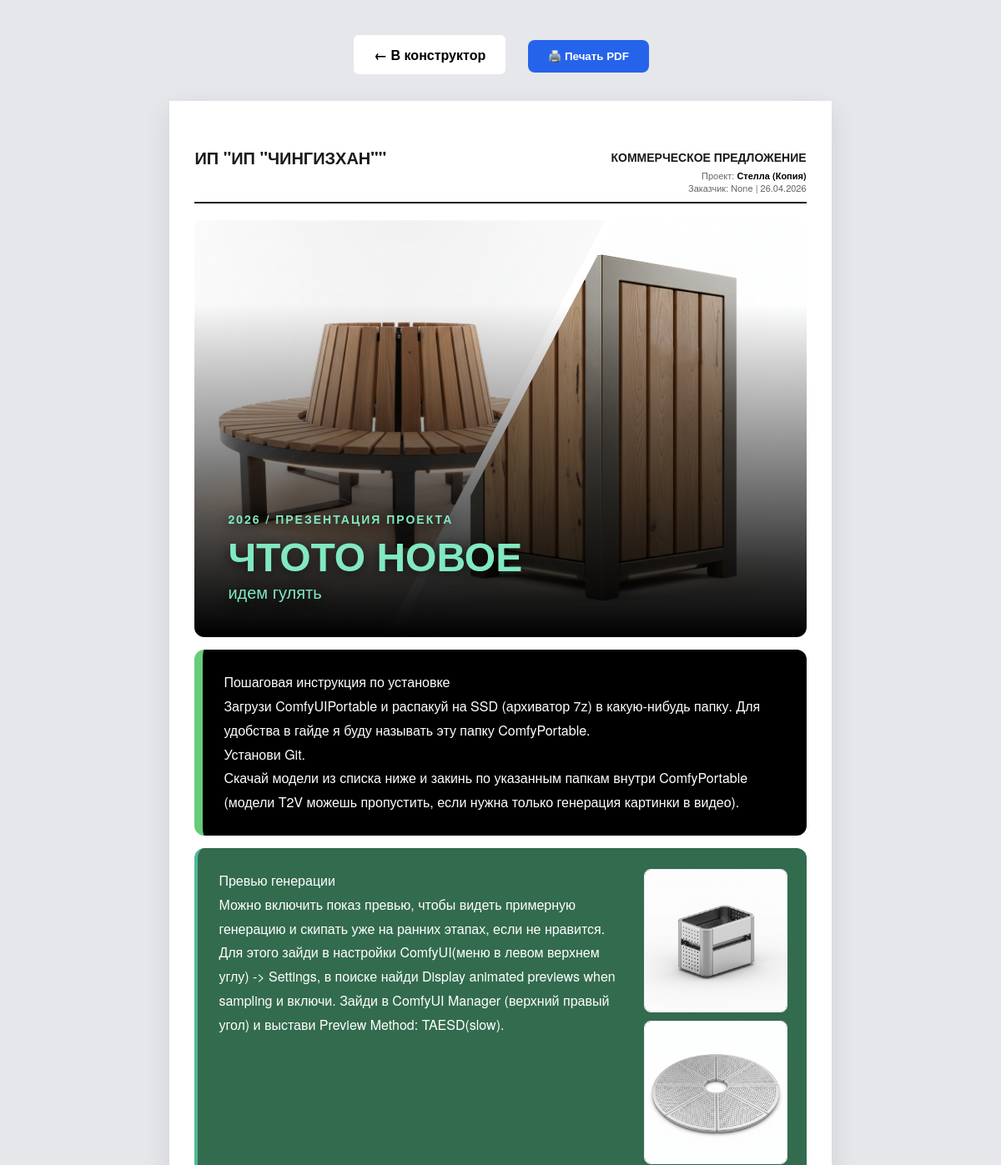
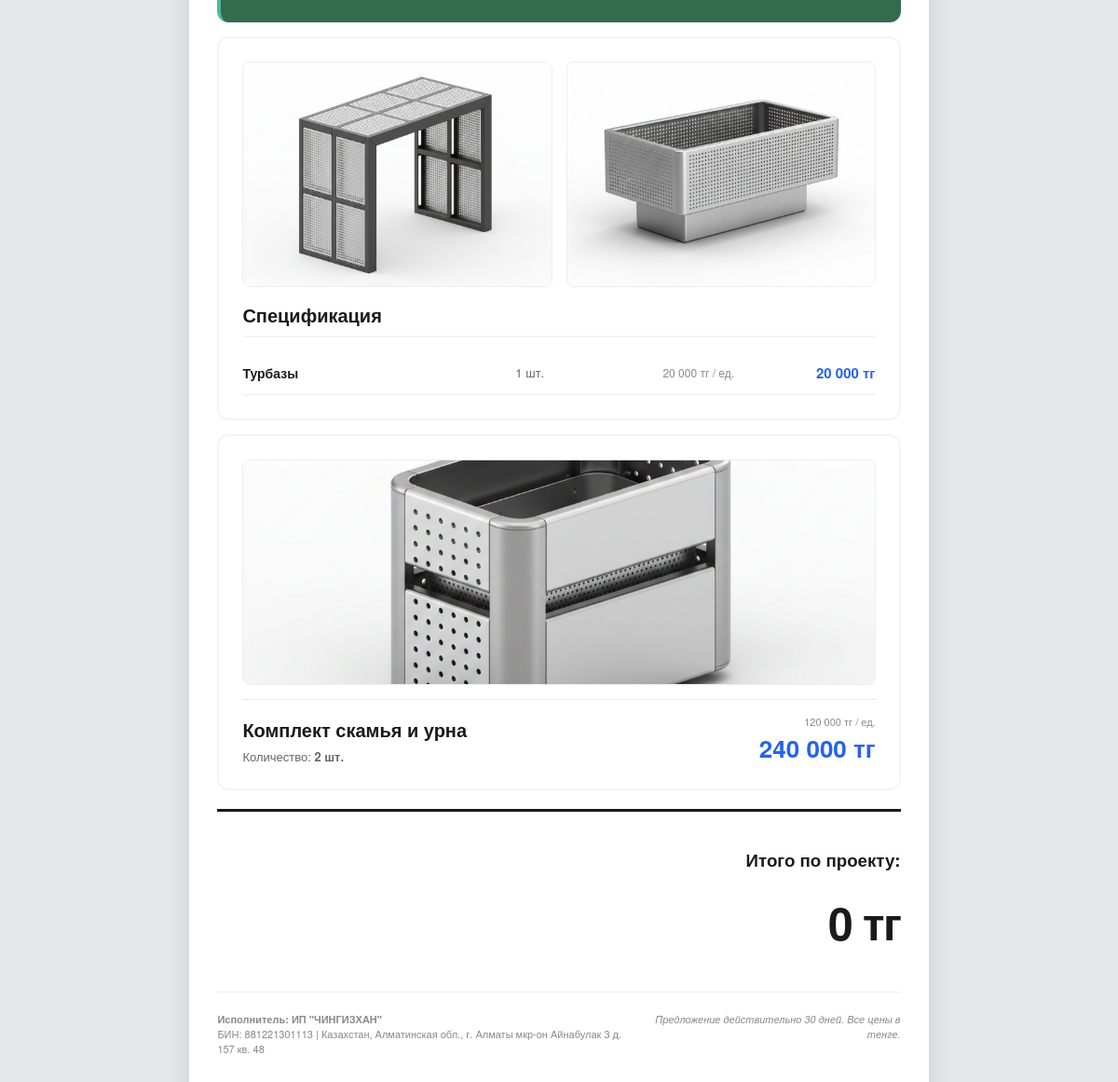
Screenshot of /view_proposal/KP-1777200221 with the database file from the repository (2 pictures, top to bottom).
### tables this page shows
CREATE TABLE settings (key TEXT PRIMARY KEY, value TEXT);

CREATE TABLE proposals (id TEXT PRIMARY KEY, client_id TEXT, date TEXT, project_name TEXT, total REAL, status INTEGER DEFAULT 0);

CREATE TABLE proposal_blocks (id INTEGER PRIMARY KEY AUTOINCREMENT, proposal_id TEXT, block_type TEXT, sort_order INTEGER, title TEXT, text_content TEXT, qty REAL, price REAL, unit TEXT, img1 TEXT, img2 TEXT, img3 TEXT, items_json TEXT, cost REAL DEFAULT 0);

### app.py (the view)
@app.route('/view_proposal/<prop_id>')
def view_proposal(prop_id):
    with sqlite3.connect(DB_NAME) as conn:
        c = conn.cursor()
        prop = c.execute("SELECT p.id, p.date, p.project_name, p.total, c.name, p.status FROM proposals p LEFT JOIN clients c ON p.client_id = c.id WHERE p.id=?", (prop_id,)).fetchone()
        blocks = c.execute("SELECT block_type, title, text_content, qty, price, unit, img1, img2, img3, items_json, cost FROM proposal_blocks WHERE proposal_id=? ORDER BY sort_order", (prop_id,)).fetchall()
        s = {r[0]: r[1] for r in c.execute("SELECT * FROM settings").fetchall()}
    return render_template('view_proposal.html', prop=prop, blocks=blocks, s=s, json=json)

### templates/view_proposal.html (shortened to what this page needs)
<!DOCTYPE html>
<html lang="ru">
<head>
</head>
<body>
    <div class="no-print">
        <a href="/edit_proposal/{{ prop[0] }}" class="btn" style="background: #fff; color: #000; border: 2px solid #e5e7eb;">← В конструктор</a>
        <button onclick="window.print()" class="btn" style="background:#2563eb;">🖨️ Печать PDF</button>
    </div>
    <div class="document">
        <div class="page-content">
            <div class="header">
                <div class="logo">ИП "{{ s.company_name }}"</div>
                <div class="kp-info"><h1>Коммерческое предложение</h1><p>Проект: <strong style="color:#000;">{{ prop[2] }}</strong></p><p>Заказчик: {{ prop[4] }} | {{ prop[1] }}</p></div>
            </div>
            {% for b in blocks %}
                {% if b[0] == 'cover' %}
                {% set s_cov = json.loads(b[9]) if b[9] and '{' in b[9] else {'angle': 10, 'gap': 5, 'grad': 70, 'color': '#ffffff', 'shadow': 'on', 'top_text': '2026 / ПРЕЗЕНТАЦИЯ'} %}
                <div class="block-cover" style="gap: {{ s_cov.gap }}px;">
                    {% if b[6] and b[7] and b[8] %}
                        <div style="flex:1; height:100%; background:url('/static/uploads/{{ b[6] }}') center/cover; clip-path: polygon(0 0, 100% 0, calc(100% - {{ s_cov.angle }}vw) 100%, 0 100%);"></div>
                        <div style="flex:1; height:100%; background:url('/static/uploads/{{ b[7] }}') center/cover; clip-path: polygon({{ s_cov.angle }}vw 0, 100% 0, calc(100% - {{ s_cov.angle }}vw) 100%, 0 100%); margin-left: -{{ s_cov.angle }}vw;"></div>
                        <div style="flex:1; height:100%; background:url('/static/uploads/{{ b[8] }}') center/cover; clip-path: polygon({{ s_cov.angle }}vw 0, 100% 0, 100% 100%, 0 100%); margin-left: -{{ s_cov.angle }}vw;"></div>
                    {% elif b[6] and b[7] %}
                        <div style="flex:1; height:100%; background:url('/static/uploads/{{ b[6] }}') center/cover; clip-path: polygon(0 0, 100% 0, calc(100% - {{ s_cov.angle }}vw) 100%, 0 100%);"></div>
                        <div style="flex:1; height:100%; background:url('/static/uploads/{{ b[7] }}') center/cover; clip-path: polygon({{ s_cov.angle }}vw 0, 100% 0, 100% 100%, 0 100%); margin-left: -{{ s_cov.angle }}vw;"></div>
                    {% elif b[6] %}
                        <div style="width:100%; height:100%; background:url('/static/uploads/{{ b[6] }}') center/cover;"></div>
                    {% endif %}
                    <div class="cover-content" style="color: {{ s_cov.color }}; {% if s_cov.shadow == 'on' %}text-shadow: 0 2px 15px rgba(0,0,0,0.8);{% endif %}">
                        <div class="cover-top-text">{{ s_cov.top_text }}</div>
                        <h2 class="cover-title">{{ b[1] }}</h2>
                        <p class="cover-subtitle">{{ b[2] if b[2] else '' }}</p>
                    </div>
                </div>
                {% elif b[0] == 'text' %}
                {% set s_txt = json.loads(b[9]) if b[9] and '{' in b[9] else {'bg': '#f9fafb', 'color': '#333333', 'bc': '#2563eb', 'bw': '4'} %}
                <div class="block-text" style="background-color: {{ s_txt.bg }}; color: {{ s_txt.color }}; border-left: {{ s_txt.bw }}px solid {{ s_txt.bc }};">
                    <div class="block-text-content">{{ b[2]|safe }}</div>
                    {% if (b[6] and b[6] != 'None') or (b[7] and b[7] != 'None') or (b[8] and b[8] != 'None') %}
                    <div class="block-text-img">
                        {% if b[6] and b[6] != 'None' %}<img src="/static/uploads/{{ b[6] }}">{% endif %}
                        {% if b[7] and b[7] != 'None' %}<img src="/static/uploads/{{ b[7] }}">{% endif %}
                    </div>
                    {% endif %}
                </div>
                {% elif b[0] == 'product' %}
                <div class="block-product">
                    {% if (b[6] and b[6] != 'None') or (b[7] and b[7] != 'None') or (b[8] and b[8] != 'None') %}
                    <div class="product-gallery">
                        {% if b[6] and b[6] != 'None' %}<div><img src="/static/uploads/{{ b[6] }}"></div>{% endif %}
                    </div>
                    {% endif %}
                    <div class="product-details">
                        <div><h3 class="product-name">{{ b[1] }}</h3><p style="color: #666; margin: 0; font-size: 13px;">Количество: <strong>{{ '{:g}'.format(b[3]) }} {{ b[5] }}</strong></p></div>
                        <div class="product-price"><p style="color: #888; font-size: 11px; margin: 0 0 2px 0;">{{ '{:,.0f}'.format(b[4]).replace(',', ' ') }} тг / ед.</p><p class="sum">{{ '{:,.0f}'.format(b[3] * b[4]).replace(',', ' ') }} тг</p></div>
                    </div>
                </div>
                {% elif b[0] == 'manual_product' %}
                <div class="block-product">
                    {% if (b[6] and b[6] != 'None') or (b[7] and b[7] != 'None') or (b[8] and b[8] != 'None') %}
                    <div class="product-gallery">
                        {% if b[6] and b[6] != 'None' %}<div><img src="/static/uploads/{{ b[6] }}"></div>{% endif %}
                        {% if b[7] and b[7] != 'None' %}<div><img src="/static/uploads/{{ b[7] }}"></div>{% endif %}
                    </div>
                    {% endif %}
                    <h3 class="product-name" style="margin-top: 5px; border-bottom: 2px solid #f3f4f6; padding-bottom: 8px;">Спецификация</h3>
                    <table class="spec-table">
                        {% set rows = json.loads(b[9]) if b[9] else [] %}
                        {% for r in rows %}
                        <tr>
                            <td style="font-weight: 900; width: 40%; font-size: 14px;">{{ r.title }}</td>
                            <td style="text-align: center; color: #666; font-size: 13px;">{{ '{:g}'.format(r.qty|float) }} {{ r.unit }}</td>
                            <td style="text-align: right; color: #888; font-size: 12px;">{{ '{:,.0f}'.format(r.price|float).replace(',', ' ') }} тг / ед.</td>
                            <td style="text-align: right; font-weight: 900; color: #2563eb; font-size: 15px;">{{ '{:,.0f}'.format((r.qty|float) * (r.price|float)).replace(',', ' ') }} тг</td>
                        </tr>
                        {% endfor %}
                    </table>
                </div>
                {% endif %}
            {% endfor %}
            <div class="totals"><h3>Итого по проекту:</h3><p class="grand-total">{{ '{:,.0f}'.format(prop[3]).replace(',', ' ') }} тг</p></div>
            <div class="footer">
                <div><strong>Исполнитель: {{ s.company_name }}</strong><br>БИН: {{ s.company_bin }} | {{ s.company_address }}</div>
                <div style="text-align: right;"><em>Предложение действительно 30 дней. Все цены в тенге.</em></div>
            </div>
        </div>
    </div>
</body>
</html>

### templates/view_proposal.html (style rules this page uses)
body { font-family: 'Helvetica Neue', Arial, sans-serif; color: #1a1a1a; background: #e5e7eb; margin: 0; padding: 40px 0; -webkit-print-color-adjust: exact; print-color-adjust: exact; }
.document { width: 210mm; min-height: 297mm; margin: 0 auto; background: #fff; box-shadow: 0 10px 30px rgba(0,0,0,0.1); display: flex; flex-direction: column; position: relative; }
.no-print { text-align: center; margin-bottom: 30px; }
.btn { background: #1a1a1a; color: #fff; padding: 12px 24px; text-decoration: none; border-radius: 8px; font-weight: bold; margin: 0 10px; display: inline-block; cursor:pointer; border:none; }
.page-content { padding: 15mm 8mm; }
.header { display: flex; justify-content: space-between; align-items: flex-start; border-bottom: 2px solid #1a1a1a; padding-bottom: 10px; margin-bottom: 20px; }
.logo { width: 48%; font-size: 20px; font-weight: 900; text-transform: uppercase; line-height: 1.1; }
.kp-info { width: 48%; text-align: right; }
.kp-info h1 { margin: 0 0 5px 0; font-size: 14px; text-transform: uppercase; color: #1a1a1a; font-weight: 900; }
.kp-info p { margin: 0; color: #666; font-size: 11px; line-height: 1.3; }
.block-cover { position: relative; width: 100%; height: 500px; border-radius: 12px; overflow: hidden; background: #fff; margin-bottom: 15px; display: flex; page-break-inside: avoid; }
.cover-content { position: absolute; left: 40px; bottom: 40px; z-index: 10; display: flex; flex-direction: column; }
.cover-top-text { font-size: 14px; font-weight: 900; letter-spacing: 2px; text-transform: uppercase; margin-bottom: 10px; }
.cover-title { font-size: 48px; font-weight: 900; margin: 0 0 5px 0; text-transform: uppercase; line-height: 1.0; }
.cover-subtitle { font-size: 20px; margin: 0; font-weight: 500; }
.block-text { font-size: 16px; line-height: 1.8; margin-bottom: 15px; display: flex; gap: 30px; align-items: flex-start; page-break-inside: avoid; border-radius: 12px; padding: 25px; }
.block-text-content { flex: 1; }
.block-text-img { width: 25%; flex-shrink: 0; display: flex; flex-direction: column; gap: 10px; }
.block-text-img img { width: 100%; aspect-ratio: 1 / 1; border-radius: 8px; object-fit: cover; border: 1px solid #eee; }
.block-product { background: #fff; border-radius: 12px; padding: 25px; border: 2px solid #f3f4f6; margin-bottom: 15px; page-break-inside: avoid; }
.product-gallery { display: flex; gap: 15px; margin-bottom: 15px; }
.product-gallery div { flex: 1; height: 240px; border-radius: 8px; overflow: hidden; background: #f9fafb; border: 1px solid #eee; }
.product-gallery img { width: 100%; height: 100%; object-fit: cover; }
.product-details { display: flex; justify-content: space-between; align-items: flex-end; border-top: 1px solid #e5e7eb; padding-top: 15px; }
.product-name { font-size: 20px; font-weight: 900; margin: 0 0 5px 0; color: #1a1a1a; }
.product-price { text-align: right; }
.product-price .sum { font-size: 26px; font-weight: 900; color: #2563eb; margin: 0; }
.spec-table { width: 100%; border-collapse: collapse; margin-top: 15px; }
.spec-table td { padding: 12px 0; border-bottom: 1px solid #eee; }
.totals { text-align: right; margin-top: 20px; padding-top: 20px; border-top: 3px solid #1a1a1a; page-break-inside: avoid; }
.grand-total { font-size: 48px; font-weight: 900; color: #1a1a1a; margin: 0; letter-spacing: -1.5px; }
.footer { margin-top: 40px; font-size: 11px; color: #888; border-top: 1px solid #eee; padding-top: 20px; display: flex; justify-content: space-between; page-break-inside: avoid; }

### rows the page displays
settings: company_name "ИП \"ЧИНГИЗХАН\""
proposals: project_name "Стелла (Копия)", date "26.04.2026", total "0"
proposal_blocks: img1 (picture), img2 (picture), top_text "2026 / ПРЕЗЕНТАЦИЯ ПРОЕКТА", title "ЧТОТО НОВОЕ", text_content "идем гулять"
proposal_blocks: text_content "Пошаговая инструкция по установке Загрузи ComfyUIPortable и распакуй на SSD (архиватор 7z) в какую-нибудь папку. Для удобства в гайде я буду называть эту папку ComfyPortable. Установи Git. Скачай модели из списка ниже и закинь по указанным папкам внутри ComfyPortable (модели T2V можешь пропустить, если нужна только генерация картинки в видео)."
proposal_blocks: text_content "Превью генерации Можно включить показ превью, чтобы видеть примерную генерацию и скипать уже на ранних этапах, если не нравится. Для этого зайди в настройки ComfyUI(меню в левом верхнем углу) -> Settings, в поиске найди Display animated previews when sampling и включи. Зайди в ComfyUI Manager (верхний правый угол) и выстави Preview Method: TAESD(slow).", img1 (picture), img2 (picture)
proposal_blocks: img1 (picture), img2 (picture), title "Турбазы", qty "1", unit "шт.", price "20 000", qty "20 000"
proposal_blocks: img1 (picture), title "Комплект скамья и урна", qty "2", unit "шт.", price "120 000", qty+price "240 000"
settings: company_bin "881221301113"
settings: company_address "Казахстан, Алматинская обл., г. Алматы мкр-он Айнабулак 3 д. 157 кв. 48"

### other values shown
{{ prop[4] }} "None"
